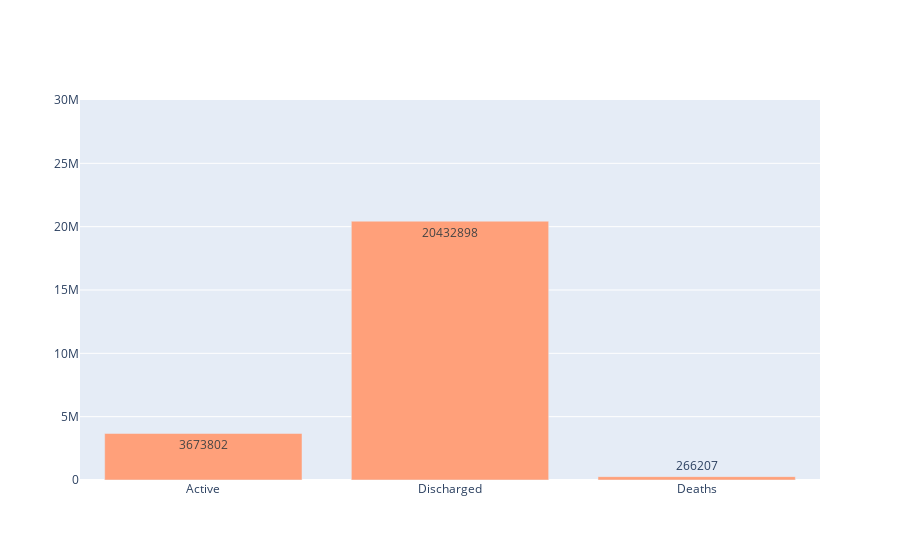

Notebook code for this chart:
### Code cell
fb=go.Figure([go.Bar(x=today['type'], 
                     y=today['value'], 
                     text=today['value'], 
                     textposition='auto',
                     marker_color='lightsalmon')])
fb.update_yaxes(range=[0,30000000])
fb.show()

### Figure 1 — Plotly figure (JSON) as saved in the notebook; plotly's stock layout.template omitted (floating-point values rounded to 4 significant figures)
{"data": [{"marker": {"color": "lightsalmon"}, "text": [3673802, 20432898, 266207], "textposition": "auto", "type": "bar", "x": ["Active", "Discharged", "Deaths"], "y": [3673802, 20432898, 266207]}], "layout": {"yaxis": {"range": [0, 30000000]}}}
